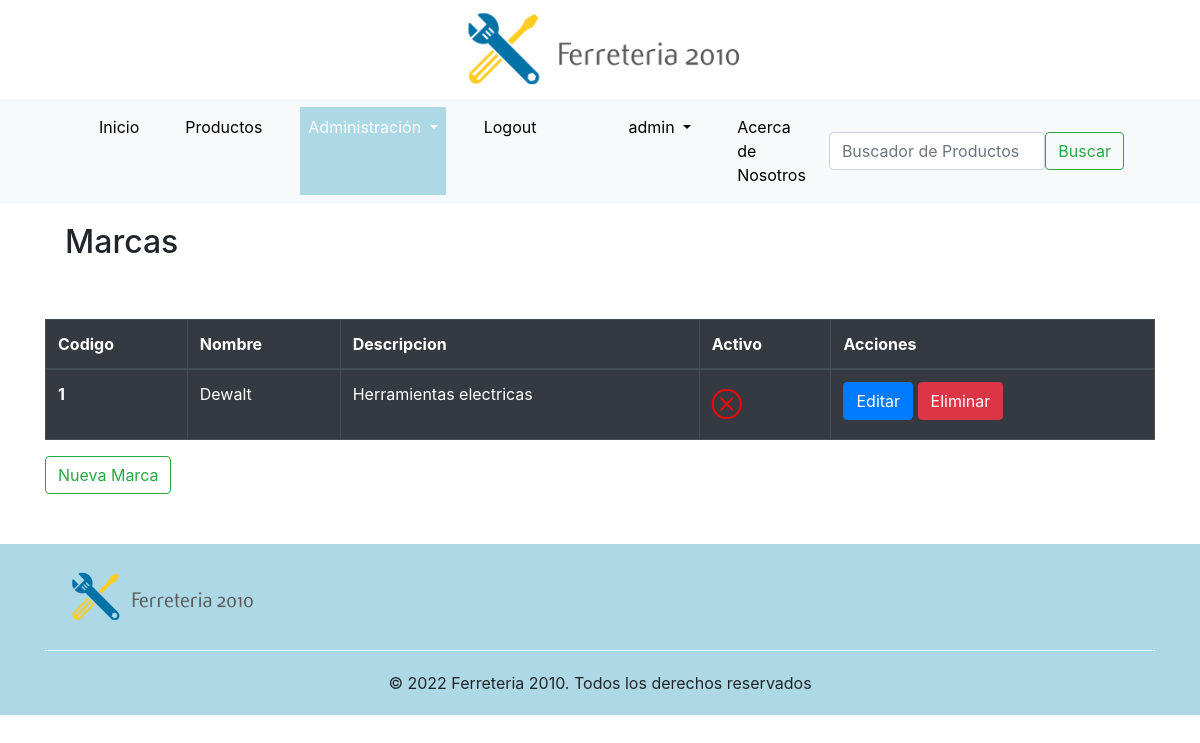
Page /marcas/marcas/ (signed in) on the earlier database version.
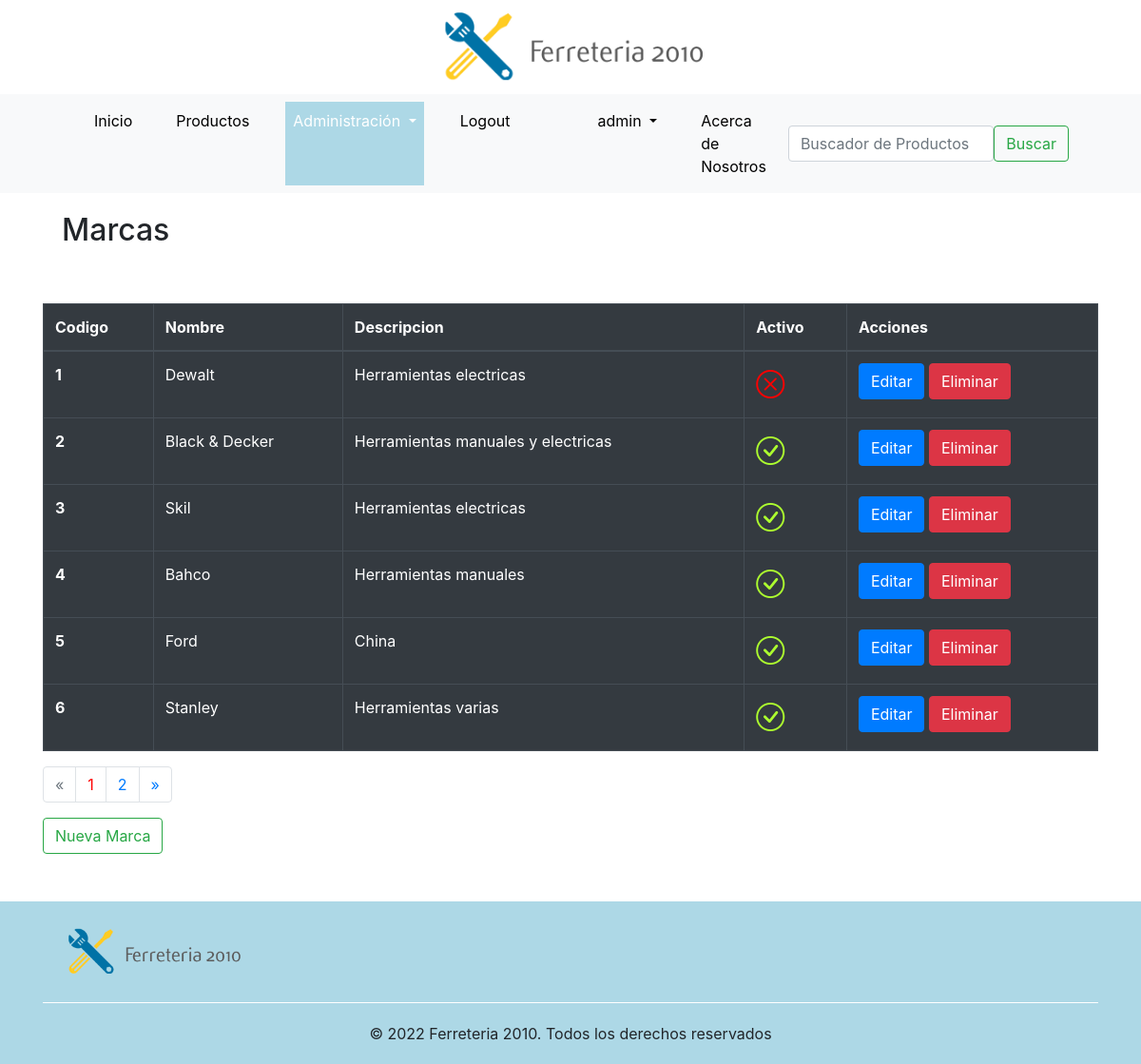
Same page on the later database version.
### marcas/models.py (models this page shows, shortened)
class Marcas(models.Model):
    nombre = models.CharField(max_length=100, unique=True)
    descripcion = models.CharField(max_length=200, blank=True, default='')
    active = models.BooleanField(default=True)
    class Meta:
        verbose_name = 'Marca'
        verbose_name_plural = 'Marcas'

### marcas/views.py (the view)
# urls.py: path('marcas/', list_marcas, name = 'marcas'),
def list_marcas(request):
    if request.user.is_authenticated:
        marcas = Marcas.objects.all().order_by('id')
        context = paginator(request, marcas, 6)
        return render(request, 'marcas/marcas.html', context=context)
    else:
        return redirect('index')

### django_base/functions.py (called while the page is built)
def usuario_logueado(request):
    if request.user.is_authenticated:
        username  = request.user.username
        id_usuario = User.objects.filter(username__icontains = username).values('id')
        lista_grupo = list(Group.objects.filter(user__in = id_usuario).values_list('name', flat=True))
        for grupo in lista_grupo:
            if grupo == 'Ferreteria':
                return True
            else:
                return False
    else:
        return False

def paginator(request, object, item):
    grupo = usuario_logueado(request)
    pag = request.GET.get('page', 1)
    paginator = Paginator(object, item)
    try:
        resultados = paginator.page(pag)
    except PageNotAnInteger:
        resultados = paginator.page(1)
    except EmptyPage:
        resultados = paginator.page(paginator.num_pages)
    context = {'object_list':resultados, 'grupo':grupo}
    return context

### templates/marcas/marcas.html (shortened to what this page needs)
{% extends 'base.html' %}
{% load static %}
{% block nav_administracion_activo %}active{% endblock %}
{% block contenido %}
<div class="titulo_seccion"><h2>Marcas</h2></div>
<div class="table-responsive-sm">
<table class="table table-hover table-dark table-bordered">
    <thead>
      <tr>
        <th scope="col">Codigo</th>
        <th scope="col">Nombre</th>
        <th scope="col">Descripcion</th>
        <th scope="col">Activo</th>
        <th scope="col">Acciones</th>
      </tr>
    </thead>
    <tbody>
        {% for marca in object_list %}
            <tr>
            <th scope="row">{{marca.id}}</th>
            <td>{{ marca.nombre }}</td>
            <td>{{marca.descripcion}}</td>
            {% if marca.active == True %}
                <td><i class="bi bi-check-circle" style="text-align:right; font-size:30px; color:greenyellow"></i></td>
            {% else %}
                <td><i class="bi bi-x-circle" style="text-align:right; font-size:30px; color:red"></i></td>
            {% endif %}
            <td>
                <a href="/marcas/update-marca/{{marca.id}}" class="btn btn-primary">Editar</a>
                <a href="/marcas/delete-marca/{{marca.id}}" class="btn btn-danger">Eliminar</a></td>
            </tr>
        {% endfor%}
    </tbody>
  </table>
  <div class="pagination" >
    {% if object_list.has_other_pages %}
    <nav>
      <ul class="pagination justify-content-center">
        {% if object_list.has_previous %}
          <li class="page-item">
            <a class="page-link" href="?page={{ object_list.previous_page_number }}" aria-label="Anterior">
              <span aria-hidden="true">&laquo;</span>
            </a>
          </li>
        {% else %}
          <li class="page-item disabled">
              <span class="page-link" aria-hidden="true">&laquo;</span>
          </li>
        {% endif %}
        {% for p in object_list.paginator.page_range %}
          {% if object_list.number == p %}
            <li class="page-item"><a class="page-link" style="color: red;" href="#">{{ p }}</a></li>
          {% else %}
            <li class="page-item"><a class="page-link" href="?page={{ p }}">{{ p }}</a></li>
          {% endif %}
        {% endfor %}
        {% if object_list.has_next %}
          <li class="page-item">
            <a class="page-link" href="?page={{ object_list.next_page_number }}" aria-label="Siguiente">
              <span aria-hidden="true">&raquo;</span>
            </a>
          </li>
        {% else %}
          <li class="page-item disabled">
            <span class="page-link" aria-hidden="true">&raquo;</span>
          </li>
        {% endif %}
    </ul>
    </nav>
  {% endif %}
</div>
</div>
  <a href="/marcas/create-marca" class="btn btn-outline-success">Nueva Marca</a></td>
{% endblock %}

Differences in the rows shown:
added Marcas: id "2", nombre "Black & Decker", descripcion "Herramientas manuales y electricas", active True (drawn)
added Marcas: id "3", nombre "Skil", descripcion "Herramientas electricas", active True (drawn)
added Marcas: id "4", nombre "Bahco", descripcion "Herramientas manuales", active True (drawn)
added Marcas: id "5", nombre "Ford", descripcion "China", active True (drawn)
added Marcas: id "6", nombre "Stanley", descripcion "Herramientas varias", active True (drawn)
Other differences:
new list line: "1"
new list line: "2"
